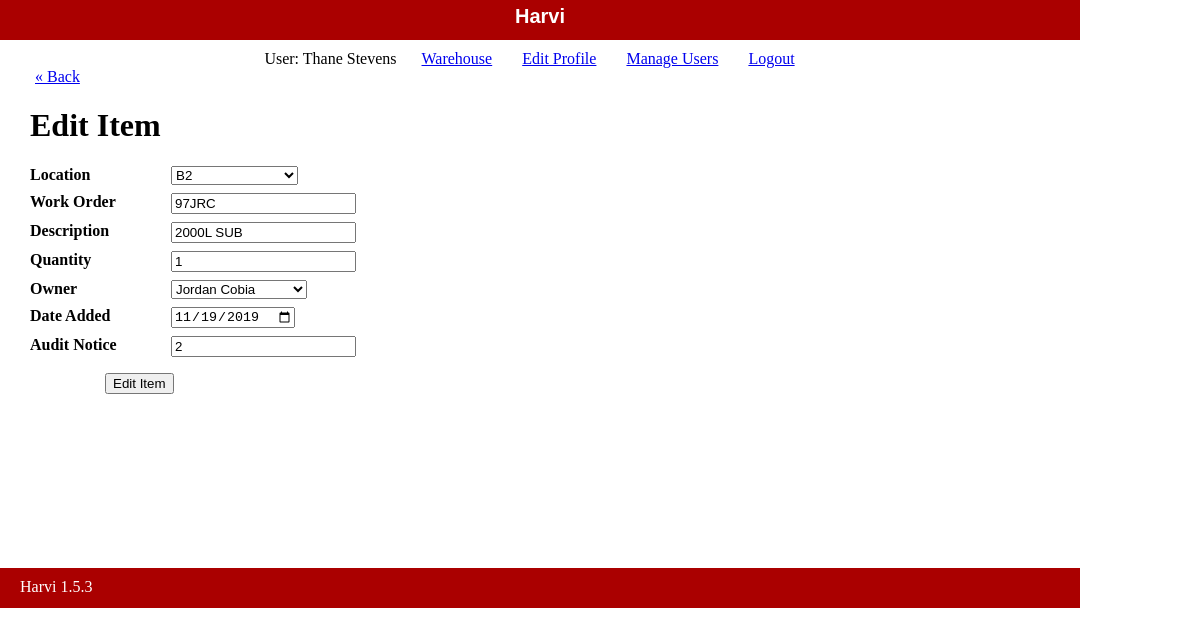
The app's page /staff/edit.php?id=2 (signed in) with its own data.
### tables this page shows
CREATE TABLE `content` (
  `id` int(11) unsigned NOT NULL AUTO_INCREMENT,
  `location` int(11) unsigned DEFAULT NULL,
  `work_order` varchar(15) DEFAULT NULL,
  `description` varchar(255) NOT NULL,
  `owner_id` int(11) unsigned DEFAULT 0,
  `date_added` date NOT NULL,
  `quantity` int(11) DEFAULT 1,
  `audit_number` int(10) unsigned DEFAULT 0,
  PRIMARY KEY (`id`),
  KEY `location` (`location`),
  KEY `owner_id` (`owner_id`),
  CONSTRAINT `content_ibfk_1` FOREIGN KEY (`location`) REFERENCES `locations` (`location_id`),
  CONSTRAINT `content_ibfk_2` FOREIGN KEY (`owner_id`) REFERENCES `people` (`admin_id`)
);

CREATE TABLE `locations` (
  `location_id` int(11) unsigned NOT NULL AUTO_INCREMENT,
  `location_name` varchar(20) NOT NULL,
  `pallet` tinyint(1) DEFAULT 0,
  `img` varchar(50) DEFAULT NULL,
  `level_img` varchar(50) DEFAULT NULL,
  PRIMARY KEY (`location_id`)
);

CREATE TABLE `people` (
  `admin_id` int(11) unsigned NOT NULL AUTO_INCREMENT,
  `type` int(11) unsigned NOT NULL,
  `first_name` varchar(25) NOT NULL,
  `last_name` varchar(25) NOT NULL,
  `username` varchar(25) NOT NULL,
  `hashed_password` varchar(255) NOT NULL,
  `email` varchar(50) DEFAULT NULL,
  PRIMARY KEY (`admin_id`),
  KEY `type` (`type`),
  CONSTRAINT `people_ibfk_1` FOREIGN KEY (`type`) REFERENCES `view_type` (`type_id`)
);

### private/functions.php (called while the page is built, shortened)
<?php
  function url_for($script_path) {
    return $script_path;
  }
  function u($string="") {
    return urlencode($string);
  }
  function h($string="") {
    return htmlspecialchars($string);
  }
?>

### private/query_functions.php (called while the page is built, shortened)
<?php
  function find_all_admins(){
    global $db;
    $sql = "SELECT * FROM people ";
    $sql .= "JOIN ";
    $sql .= "view_type on people.type = view_type.type_id ";
    $sql .= "where admin_id >= 1 ";
    $sql .= "ORDER BY type desc, last_name asc ";
    $result = mysqli_query($db, $sql);
    return $result;
  }
  function find_item_by_id($id) {
    global $db;
    $sql = "select * from content ";
    $sql .= "JOIN ";
    $sql .= "people on content.owner_id = people.admin_id ";
    $sql .= "JOIN ";
    $sql .= "locations on content.location = locations.location_id ";
    $sql .= "WHERE id='" . db_escape($db, $id) . "' ";
    $sql .= "LIMIT 1";
    $result = mysqli_query($db, $sql);
    $item = mysqli_fetch_assoc($result);
    return $item;
  }
  function find_all_locations() {
    global $db;
    $sql = "select * from locations ";
    $data = mysqli_query($db, $sql);
    return $data;
  }
?>

### private/database.php (called while the page is built, shortened)
<?php
  function db_escape($connection, $string) {
    return mysqli_real_escape_string($connection, $string);
  }
?>

### private/auth_functions.php (called while the page is built, shortened)
<?php
  function get_viewer_type() {
    return (int)$_SESSION['type'];
  }
  function is_manager() {
    $type = get_viewer_type();
    if($type === 1 || $type === 2) {
      return true;
    }else{
      return false;
    }
  }
?>

### public/staff/edit.php (the view, shortened to what this page needs)
<?php
require_once('../../private/initialize.php');
$id = $_GET['id'];
if(is_post_request()) {
  $item = [];
  $item['id'] = $id;
  $item['location'] = $_POST['location'] ?? 68;
  $item['work_order'] = strtoupper($_POST['work_order']) ?? NULL;
  $item['description'] = $_POST['description'] ?? '';
  $item['quantity'] = $_POST['quantity'] ?? 1;
  if(!is_manager()){
    $item['owner_id'] = $_SESSION['admin_id'];
  }else{
    $item['owner_id'] = $_POST['owner_id'] ?? 0;
  }
  $item['date_added'] = $_POST['date_added'] ?? date("Y-m-d");
  $item['audit_number'] = $_POST['audit_count'] ?? 0;
  $result = update_item($item);
  if($result === true) {
    $_SESSION['message'] = 'The item was successfully edited.';
    redirect_to(url_for('/staff/show.php?id=' . $id));
  } else {
    $errors = $result;
  }
} else {
  $item = find_item_by_id($id);
  if(require_user($item)) {
    $locations = find_all_locations();
    $people = find_all_admins();
  }else{
    redirect_to(url_for('/staff/error.php'));
  }
}
?>
<?php include(SHARED_PATH . '/staff_header.php'); ?>
<div id="content">
  <a class="back-link" href="javascript:history.go(-1)">&laquo; Back</a>
  <div class="subject edit">
    <h1>Edit Item</h1>
    <form action="<?php echo url_for('/staff/edit.php?id=' . h(u($id))); ?>" method="post">
      <dl>
        <dt>Location</dt></dt>
        <dd>
          <select name="location" id="">
            <?php foreach($locations as $location) { ?>
              <option value="<?= $location['location_id']; ?>" <?= $location['location_id'] == $item['location'] ? "selected" : ""; ?>><?= strtoupper($location['location_name']); ?></option>
            <?php } ?>
          </select>
        </dd>
      </dl>
      <dl>
        <dt>Work Order</dt>
        <dd><input type="text" name="work_order" id="" value="<?= $item['work_order'] ?? ""; ?>"></dd>
      </dl>
      <dl>
        <dt>Description</dt>
        <dd><input type="text" name="description" id="" value="<?= $item['description']; ?>"></dd>
      </dl>
      <dl>
        <dt>Quantity</dt>
        <dd><input type="number" name="quantity" id="" value="<?= $item['quantity']; ?>"></dd>
      </dl>
      <dl>
        <dt>Owner</dt></dt>
        <dd>
        <?php if(!is_manager()) { ?>
            <input type="hidden" value="<?php echo $_SESSION['admin_id']; ?>" name="owner_id">
            <?php echo $_SESSION['name']; ?>
          <?php }else{ ?>
            <select name="owner_id" id="">
              <?php foreach($people as $person) { ?>
                <option value="<?= $person['admin_id']; ?>" <?= $person['admin_id'] == $item['owner_id'] ? "selected" : "" ?>><?= $person['first_name'] . " " . $person['last_name']; ?></option>
              <?php } ?>
            </select>
          <?php } ?>
        </dd>
      </dl>
      <dl>
        <dt>Date Added</dt>
        <dd>
        <?php if(is_manager()) { ?>
          <input type="date" name="date_added" value="<?= $item['date_added'] ?? date("Y-m-d"); ?>" />
        <?php }else{ ?>
          <input type="hidden" value="<?php echo $item['date_added']; ?>" name="date_added">
          <?php echo $item['date_added']; ?>
        <?php } ?>
        </dd>
      </dl>
      <?php if(is_manager()) { ?>
        <dl>
          <dt>Audit Notice</dt>
          <dd>
            <input type="number" name="audit_count" value="<?= $item['audit_number']; ?>" />
          </dd>
        </dl>
      <?php } ?>
      <div id="operations">
        <input type="submit" value="Edit Item" />
      </div>
    </form>
  </div>
</div>
<?php include(SHARED_PATH . '/staff_footer.php'); ?>

### public/stylesheets/staff.css (style rules this page uses)
html { height: 100%; width: 100%; }
body { height: auto; width: 100%; margin: 0; padding: 0; }
a { margin: 5px; }
#content { width: 1020px; min-height: 500px; padding: 0 30px; }
dl { clear: both; overflow: hidden; margin: 0.5em 0; }
dt { float: left; font-weight: bold; width: 125px; }
dd { float: left; margin-left: 1em; }
#operations { clear: both; margin: 1em 0 1em 75px; }

### records on screen
content: location "B2", work_order "97JRC", description "2000L SUB", quantity "1", owner_id "Jordan Cobia", date_added "11/19/2019", audit_count "2"

### other values on screen
$_SESSION['name'] "Thane Stevens"
VERSION_NUMBER "1.5.3"
